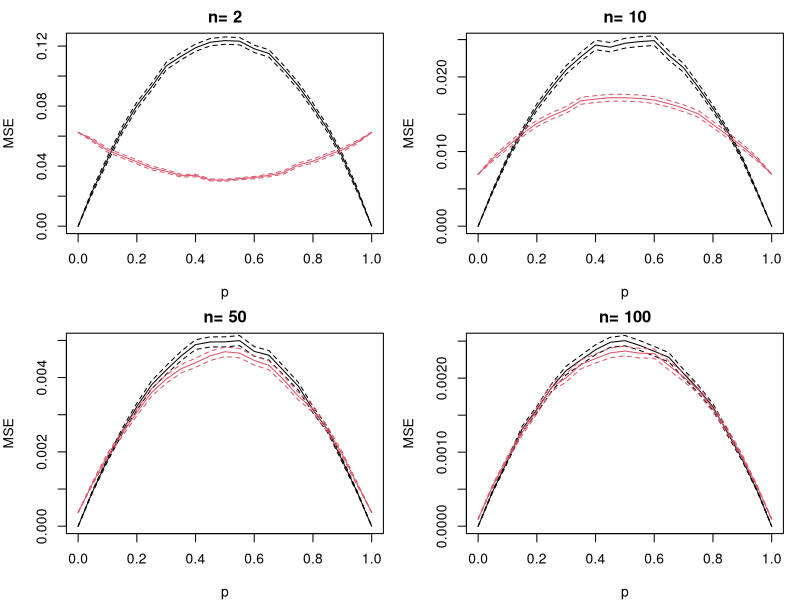
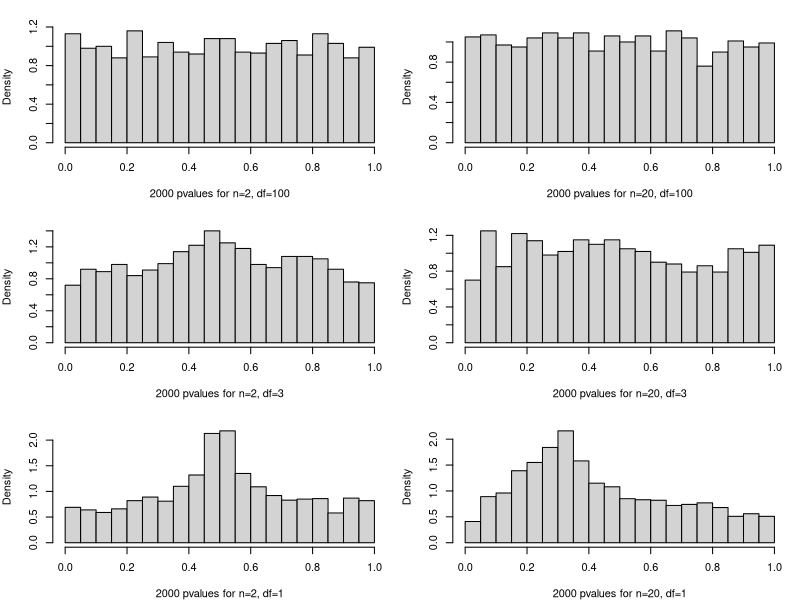
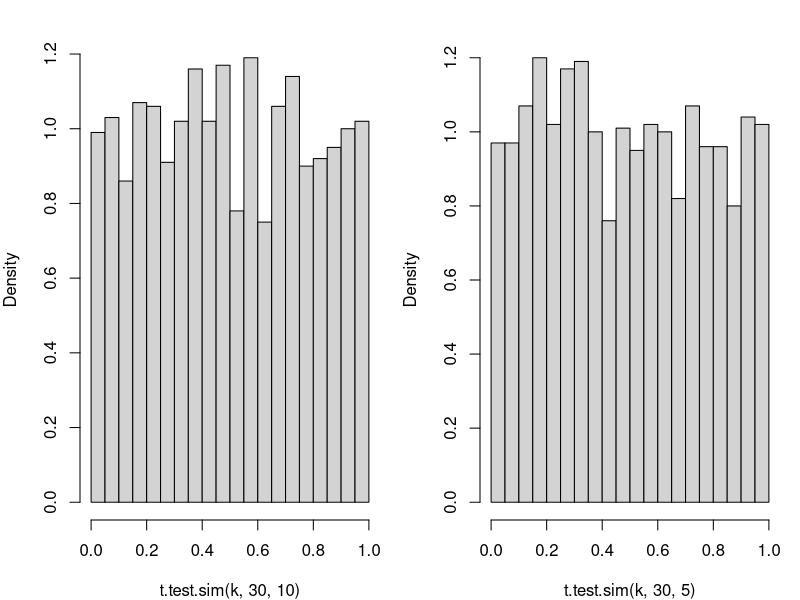
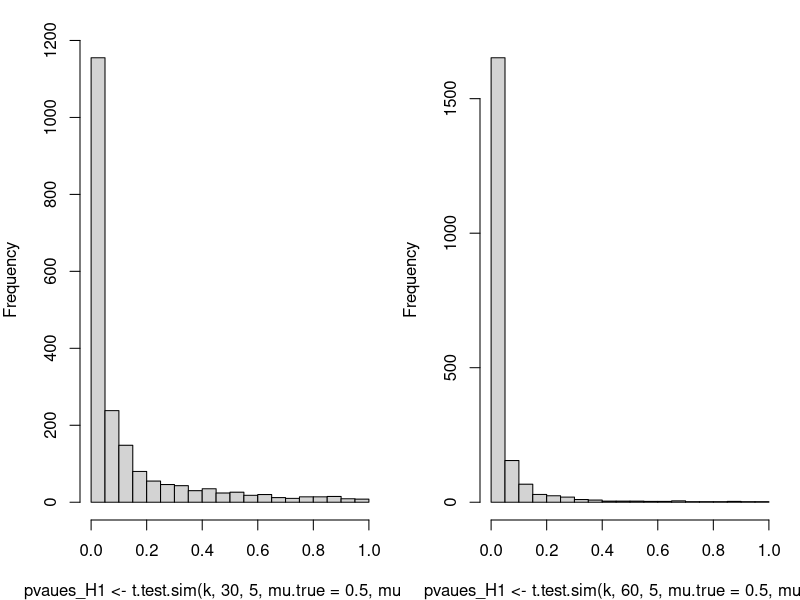
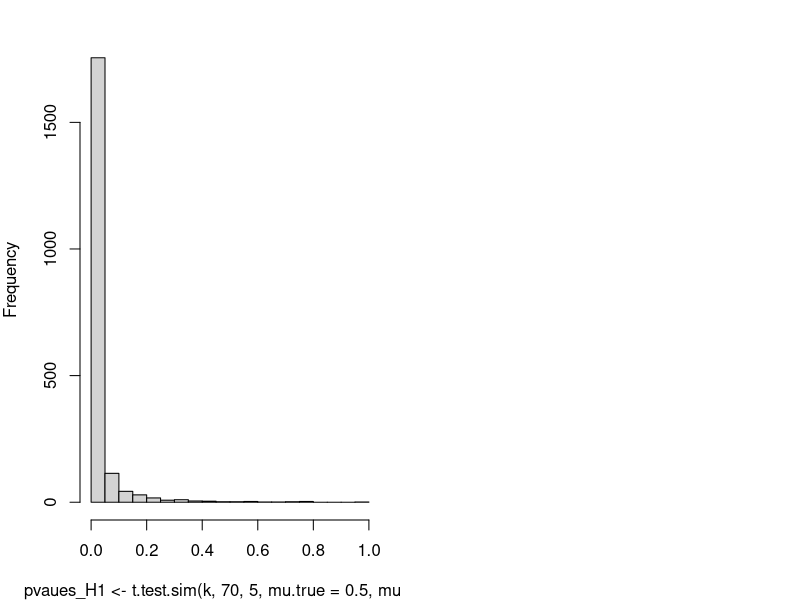
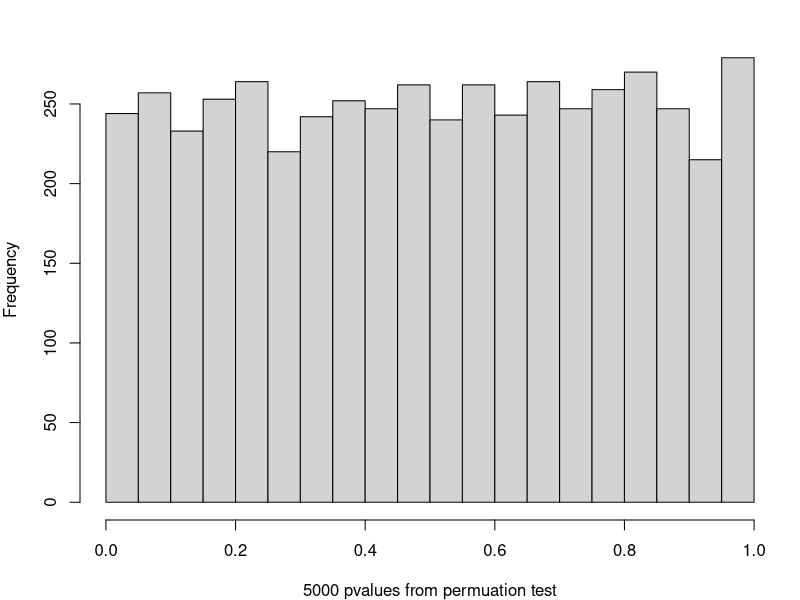
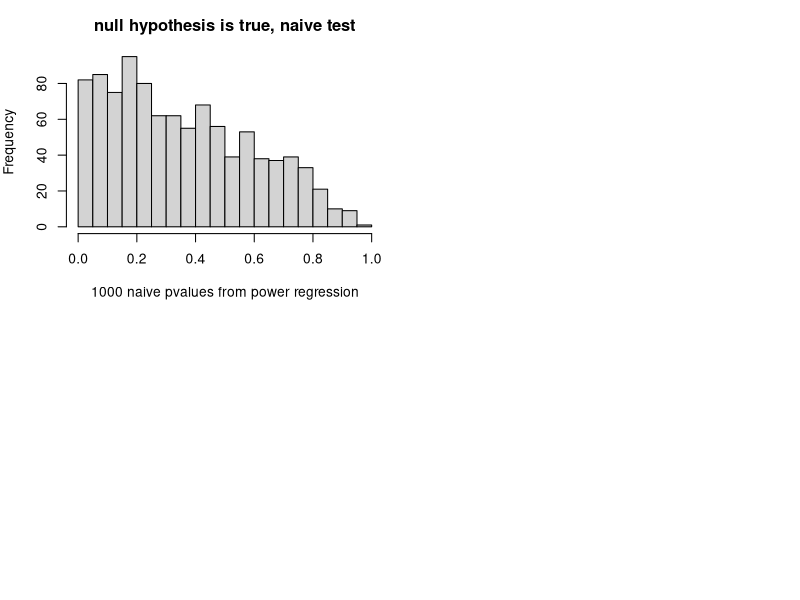

These figures' R source, in order: (Note: a time limit stopped this script after it produced the figures.)
## ---- chunk 1

## Estimating Functios
p_est1 <- function(x) mean(x)

p_est2 <- function(x) {
    n <- length (x)
    (sum(x) + 1) / (n+2)
}

## Functions for estimating MSE
mse_est_mc <- function(n,p,no_sim,p_est)
{
    sq_error <- rep(0, no_sim)
    for(i_sim in 1:no_sim)
    {  sq_error[i_sim] <- (p_est( rbinom(n,1,p) ) - p)^2
    }
    list(mse=mean(sq_error), sd = sqrt(var(sq_error)/no_sim) )
}


mse_p1 <- function(n,p,no_sim)
{
    sq_error <- rep(0, no_sim)
    for(i_sim in 1:no_sim)
    {  sq_error[i_sim] <- (p1_est( rbinom(n,1,p) ) - p)^2
    }
    list(mse=mean(sq_error), sd = sqrt(var(sq_error)/no_sim) )
}

mse_p2 <- function(n,p,no_sim)
{
    sq_error <- rep(0, no_sim)
    for(i_sim in 1:no_sim)
    {  sq_error[i_sim] <- (p2_est( rbinom(n,1,p) ) - p)^2
    }
    list(mse=mean(sq_error), sd = sqrt(var(sq_error)/no_sim) )
}

## Simulation
par( mfrow=c(2,2), mar=c(4,4,2,1) )

no_sim <- 10000

p_set <- seq(0,1,by = 0.05)

risk_est1 <- risk_est2 <- rep(0, length(p_set))
sd_risk_est1 <- sd_risk_est2 <- rep(0, length(p_set))


n_set <- c(2,10,50,100)

for( n in n_set )
{
    
    for(i in 1:length(p_set) )
    {
        output_est <- mse_est_mc(n=n,p=p_set[i],no_sim=no_sim,p_est1)
        risk_est1[i] <- output_est$mse
        sd_risk_est1[i] <- output_est$sd
        
        output_est <- mse_est_mc(n=n,p=p_set[i],no_sim=no_sim,p_est2)
        risk_est2[i] <- output_est$mse
        sd_risk_est2[i] <- output_est$sd
        
    }
    
    plot(p_set, risk_est1,type="l", 
         xlab="p",ylab="MSE",main=paste("n=",n))
    points(p_set, risk_est1 + 1.96*sd_risk_est1,type="l",lty=2)
    points(p_set, risk_est1 - 1.96*sd_risk_est1,type="l",lty=2)
    
    points(p_set, risk_est2,type="l",col=2)
    points(p_set, risk_est2 + 1.96*sd_risk_est2,type="l",lty=2,col=2)
    points(p_set, risk_est2 - 1.96*sd_risk_est2,type="l",lty=2,col=2)
    
}


## ---- chunk 2


# SIMULATE T TESTS ON DATA FROM A T DISTRIBUTION.  Simulates k data
# sets, each consisting of n data points that are drawn independently
# from the t distribution with df degrees of freedom.  For each data
# set, the p-value for a two-sided t test of the null hypothesis that
# the mean is mu (default 0) is computed.  The value returned by this
# function is the vector of these k p-values.

t.test.sim <- function (N, n, df, mu.true =0, mu=0)
{
    pvalues <- numeric(N)
    
    for (i in 1:N)
    { x <- rt (n, df) + mu.true
    pvalues[i] <- t.test.pvalue(x,mu)
    }
    
    pvalues
}


# FIND THE P-VALUE FOR A TWO-SIDED T TEST.  The data is given by the first
# argument, x, which must be a numeric vector.  The mean under the null 
# hypothesis is given by the second argument, mu, which defaults to zero.
#
# Note:  This function is just for illustrative purposes.  The p-value
# can be obtained using the built-in t.test function with the expression:
# 
#     t.test(x,mu=mu)$p.value

t.test.pvalue <- function (x, mu=0)
{ 
    if (!is.numeric(x) || !is.numeric(mu) || length(mu)!=1)
    { stop("Invalid argument")
    }
    
    n <- length(x)
    
    if (n<2)
    { stop("Can't do a t test with less than two data points")
    }
    
    t <- (mean(x)-mu) / sqrt(var(x)/n)
    
    2 * pt (-abs(t), n-1)
}

par (mfrow=c(3,2))

# Tests with 100 degrees of freedom, with 2 and 20 data points.

k <- 2000

bins <- 20

hist (t.test.sim(k,2,100), nclass=bins, prob=T, 
      main="", xlab=paste(k,"pvalues for n=2, df=100"))

hist (t.test.sim(k,20,100), nclass=bins, prob=T, 
      main="", xlab=paste(k,"pvalues for n=20, df=100"))

# Tests with 3 degrees of freedom, with 2 and 20 data points.

hist (t.test.sim(k,2,3), nclass=bins, prob=T, 
      main="", xlab=paste(k,"pvalues for n=2, df=3"))

hist (t.test.sim(k,20,3), nclass=bins, prob=T, 
      main="", xlab=paste(k,"pvalues for n=20, df=3"))

# Tests with 1 degree of freedom, with 2 and 20 data points.

hist (t.test.sim(k,2,1), nclass=bins, prob=T, 
      main="", xlab=paste(k,"pvalues for n=2, df=1"))

hist (t.test.sim(k,20,1), nclass=bins, prob=T, 
      main="", xlab=paste(k,"pvalues for n=20, df=1"))

par (mfrow = c(1,2))
hist (t.test.sim(k,30,10), nclass=bins, prob=T, 
      main="")

hist (t.test.sim(k,30,5), nclass=bins, prob=T, 
      main="")

par (mfrow = c(1,2))
## find power of a test
hist(pvaues_H1 <- t.test.sim(k,30,5, mu.true = 0.5, mu = 0 ), nclass = 20, main = "")
mean (pvaues_H1 < 0.05)

hist(pvaues_H1 <- t.test.sim(k,60,5, mu.true = 0.5, mu = 0 ), nclass = 20, main = "")
mean (pvaues_H1 < 0.05)


hist(pvaues_H1 <- t.test.sim(k,70,5, mu.true = 0.5, mu = 0 ), nclass = 20, main = "")
mean (pvaues_H1 < 0.05)


## ---- chunk 3



# COMPUTE THE P-VALUE FOR A PERMUTATION TEST OF CORRELATION.  Tests the null
# hypothesis that the the vectors x and y are independent, versus the 
# alternative that they are correlated (either positively or negatively).
# The vectors x and y are given as the first and second arguments; they
# must be of equal length.
#
# The p-value returned is computed by simulating permutations of how the
# elements of the vectors are paired up, with the simulation sample 
# size being given as the third argument, n, which defaults to 999.  The 
# p-values returned are integer multiples of 1/(n+1), and have the property 
# that if the null hypothesis is true, the probability of obtaining a p-value 
# of k/(n+1) or smaller is equal to k/(n+1), unless there is exact equality 
# for the correlations obtained with different permutations, in which case the
# probability may differ slightly from this.

perm.cor.test <- function (x, y, n=999)
{ 
    real.abs.cor <- abs(cor(x,y))
    
    number.as.big <- 0
    for (i in 1:n)
    { if (abs(cor(x,sample(y))) >= real.abs.cor)
    { number.as.big <- number.as.big + 1
    }
    }
    
    (number.as.big + 1) / (n + 1)
}


# TEST ON NORMALLY-DISTRIBUTED DATA, COMPARED TO TEST BASED ON NORMAL DIST.

test.perm.norm <- function(no.sim,no.perm)
{
    pvalue <- rep(0,no.sim)
    
    for(i in 1:no.sim)
    {
        x <- rnorm(20)
        y <- rnorm(20)
        
        pvalue[i] <- perm.cor.test(x,y,no.perm)
    }   
    
    pvalue
}


pv <- test.perm.norm(5000,100)
par (mfrow = c(1,1))
hist(pv,20, xlab="5000 pvalues from permuation test",main="")

## ---- chunk 4



# REGRESSION USING BEST POWER TRANSFORMATION.  Takes as arguments a
# vector of predictor values and a vector of response values (of equal
# length).  The predictor values must be non-negative.  Finds the
# power transformation for the predictors that produces the highest
# correlation (in absolute value) with the response, chosing the power
# from the powers argument (which defaults to seq(0.1,2.0,by=0.1).
# Returns the pvalue

pvalue.lm.pow <- function (x, y, powers=seq(0.1,4.0,by=0.1))
{
    if (!is.vector(x,"numeric") || !is.vector(y,"numeric") 
        || length(x)!=length(y))
    { stop("Arguments should be numeric vectors of equal length")
    }
    
    if (any(x<0))
    { stop("Predictors must be non-negative")
    }
    
    n <- length(x)
    
    # Find the power that produces the highest correlation with the response.
    
    best.r <- 0
    
    for (p in powers)
    { r <- cor(x^p,y)
    if (abs(r)>=abs(best.r))
    { power <- p
    best.r <- r
    }
    }
    
    # Return the best power and the linear model using that power.
    
    xp <- x^power
    #return naive pvalue
    coef(summary(lm(y~xp)))[2,4]
}

# TEST VALIDITY OF THE NAIVE P-VALUES.  Simulates the results of
# naively interpreting pvalues for the regression on the best
# power of the predictor variable (from pvalue.lm.pow) as a real pvalue.
# The arguments of this function are the vector of predictor variables
# to use (x), the number of datasets to simulate (N), and possible
# further arguments that are passed on to pvalue.lm.pow.  N datasets of n
# cases are generated in which x is as specified and the corresponding
# y values are generated independently from the standard normal
# distribution (without reference to x).  The result is the vector of
# N p-values obtained from the models that pvalue.lm.pow chooses for these
# datasets.  Since the null hypothesis of no relationship is true,
# these p-values should be uniformly distributed between 0 and 1, if
# they are valid.

test.lm.power <- function (x, N, ...)
{ 
    n <- length(x)
    
    # Simulate N datasets and record the naive p-value found for each.
    
    pvalues <- rep(0,N)
    
    for (k in 1:N)
    { 
        y <- rnorm(n)
        
        pvalues[k] <- pvalue.lm.pow(x,y,...)
    }
    
    # Return the vector of N p-values that were obtained.
    
    pvalues
}

# FIND PERMUTATION PVALUE FOR REGRESSION USING BEST POWER TRANSFORM.
# Takes as arguments the vectors of predictors (x) and responses (y),
# as for pvalue.lm.pow, the number of permutations to use in finding the
# p-value (default is 999), and possible further arguments that are
# passed on to pvalue.lm.pow.  Returns the p-value from the permutation
# test, which is (roughly) the fraction of times that reg.pow applied
# to a randomly shuffled data sets gives a smaller p-value than reg.pow
# gives when applied to the actual dataset.  In detail, the pvalue is
# (count+1)/(perms+1), with count being the number of smaller p-values
# obtained from permuted datasets.  If the null hypothesis of no
# relationship is true, these p-values will be uniformly distributed
# over the possible values (ie, roughly uniform between 0 and 1).

pvalue.perm.lm.pow <- function (x, y, perms=999, ...)
{
    # Find the naive p-value using pvalue.lm.pow for the actual data.
    
    actual <- pvalue.lm.pow(x,y,...)
    
    # Count how many times pvalue.lm.pow applied to a random permutation finds 
    # a model with as small a naive p-value as for the actual data.
    
    count <- 0
    
    for (k in 1:perms)
    { pvalue <- pvalue.lm.pow(x,sample(y),...)
    if (pvalue<=actual)
    { count <- count + 1
    }
    }
    
    # Return the p-value from the permutation test, based on the count found.
    
    (count+1) / (perms+2)
}

# TEST VALIDITY OF THE PERMUATION PVALUES. The method is the same as for 
#test.lm.power. When power.sim is not 0, it can be used to calculate the power
#of the test

test.perm.power <- function (x, power.sim, N=100, resid.std.dev=1, ...)
{
    n <- length(x)
    
    pvalues <- rep(0,N)
    
    for (k in 1:N)
    { y <- x^power.sim + rnorm(n,0,resid.std.dev)
    pvalues[k] <- pvalue.perm.lm.pow(x,y,...)
    }
    pvalues
}


par(mfrow=c(2,2),mar=c(4,4,3,1))

x <- exp(rnorm(20))
naive.pv <- test.lm.power(x, 1000)

hist(naive.pv,nclass=20,xlab="1000 naive pvalues from power regression",
     main="null hypothesis is true, naive test")

perm.pv <- test.perm.power(x,0,1000,perms=99)

hist(perm.pv,nclass=20,
     xlab="1000 permuation pvalues from power regression",
     main="null hypothesis is true,permutation test")

#p-value when the true power in function is 1.5
perm.pv.alt1 <- test.perm.power(x,1.5,1000,perms=49)

hist(perm.pv.alt1,nclass=20,
     xlab="1000 permuation pvalues from power regression",
     main="true relationship: y = x^1.5 + e,permutation test")


#p-value when the true power in function is 0.5
perm.pv.alt2 <- test.perm.power(x,0.5,1000,perms=49)

hist(perm.pv.alt2,nclass=20,
     xlab="1000 permuation pvalues from power regression",
     main="true relationship: y = x^0.5 + e, permutation test")
